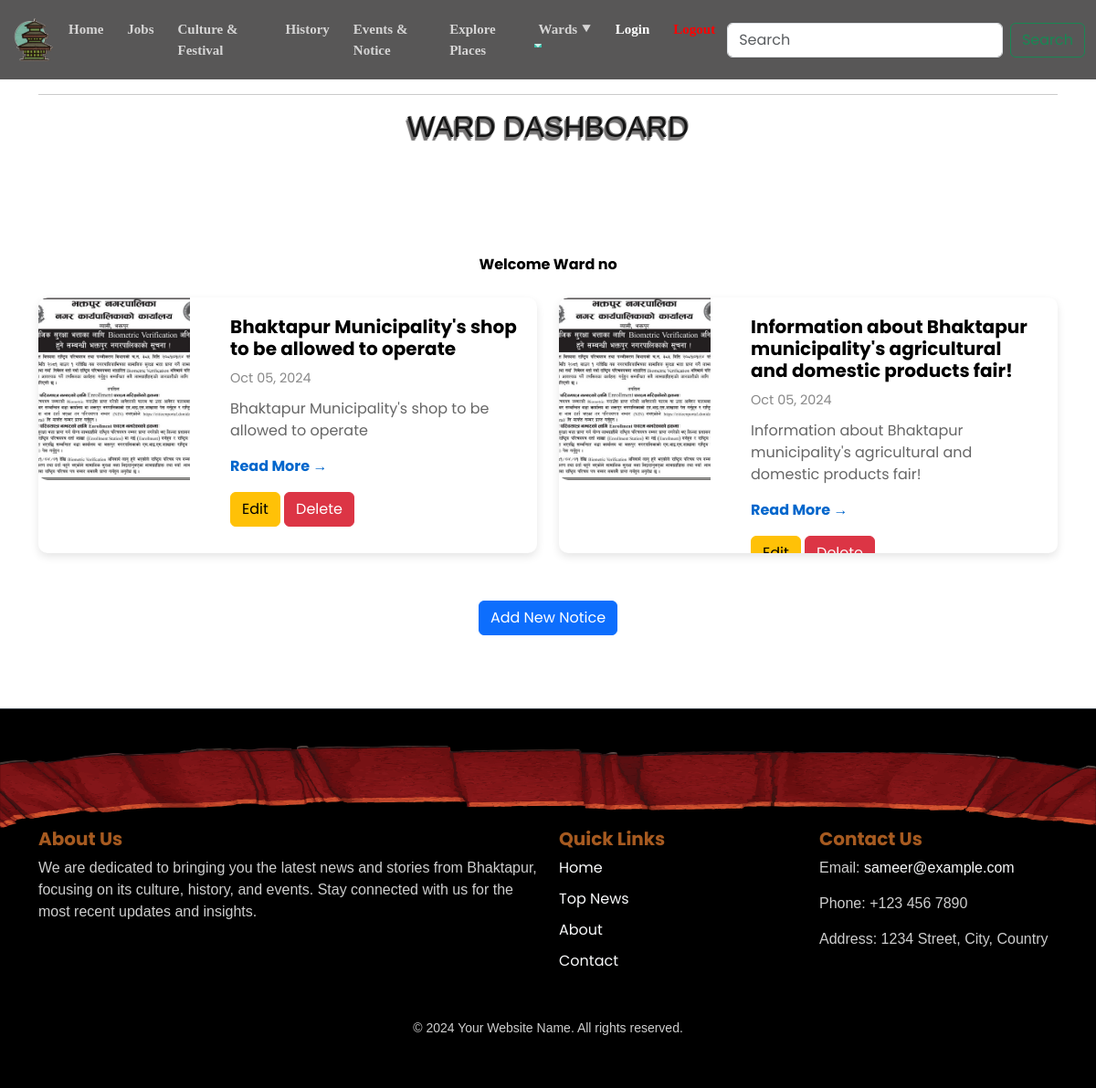
Page /user/dashboard/ (signed in) on the earlier database version.
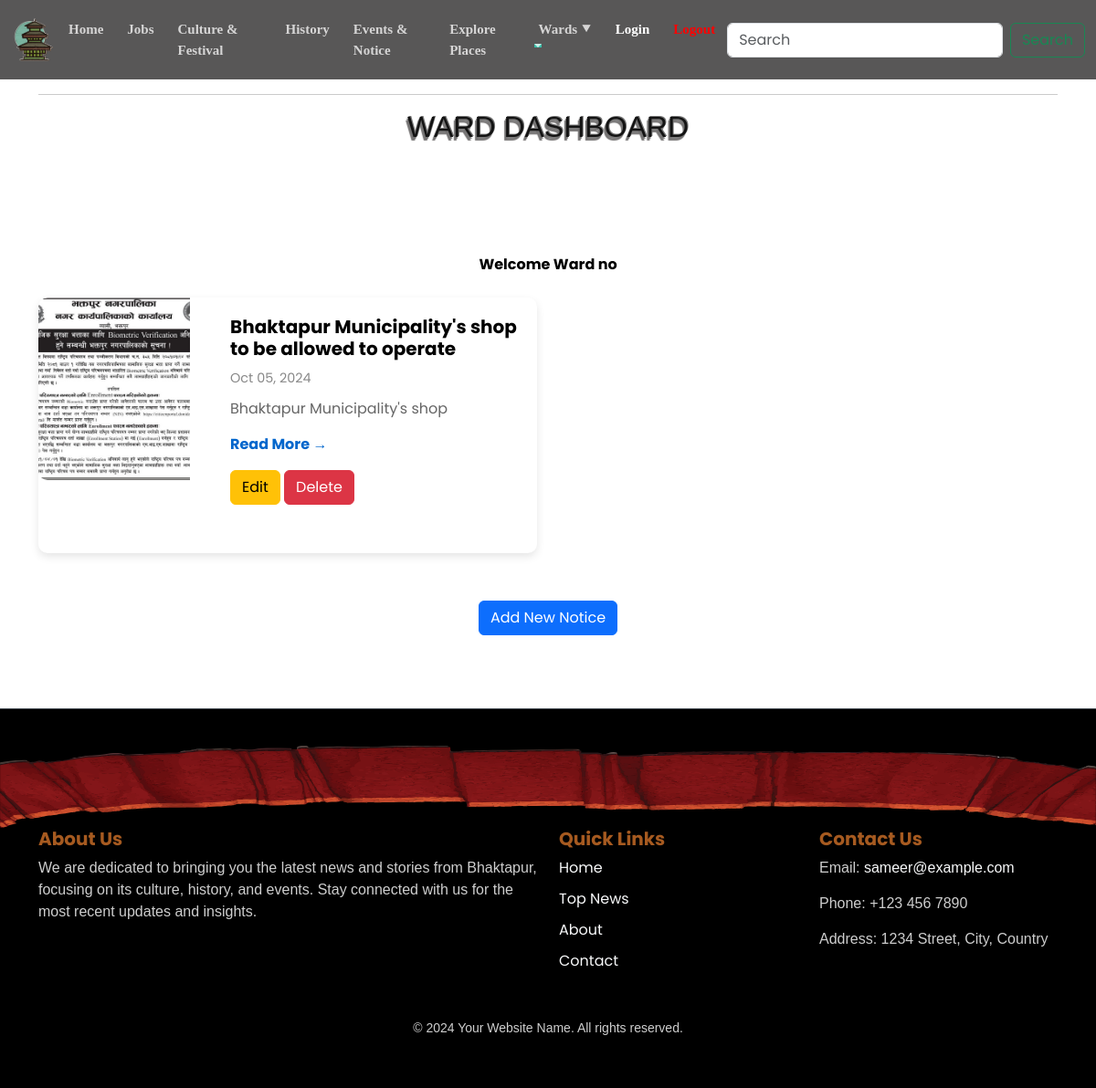
Same page on the later database version.
### ward/models.py (models this page shows, shortened)
class Ward(models.Model):
    name = models.ForeignKey(
        MyUser,
        on_delete=models.CASCADE,  # CASCADE to delete related Ward when the user is deleted
        related_name='wards'       # Allows reverse relation to get a user's wards (user.wards)
    )
    category = models.ForeignKey(
        Category,
        on_delete=models.CASCADE,
        limit_choices_to={'name__in': ['Events & Notice']},
        null=True  # Allow category to be blank if needed
    )
    title = models.CharField(max_length=100)
    body = models.TextField(null=True, blank=True)
    slug = AutoSlugField(populate_from='title', unique=True, max_length=50)
    image = models.ImageField(upload_to='ward/', blank=True, null=True)
    date_created = models.DateTimeField(default=timezone.now)

### user/views.py (the view)
# urls.py: path('dashboard/',views.dashboard,name="dashboard_page"),
@login_required
def dashboard(request):
    isSuccess = False
    if request.method == "GET":
        isSuccess = request.GET.get('data')
    ward_no = request.user.ward  # Ward name from MyUser
    ward_data = Ward.objects.filter(name__ward=ward_no)  # Filter Ward by the user's ward
    return render(request, 'dashboard/dashboard.html', {'ward_data': ward_data, 'isSuccess': isSuccess})

### templates/dashboard/dashboard.html (shortened to what this page needs)
{% include "components/navbar.html" %}
<div class="container category-section">
    <hr>
    <h2 class="section-title text-center">Ward Dashboard</h2>
    {% if ward_data %}
    <div class="row">
        <p class="ward-title" style="color: black ; text-align: center;font-weight: bold; " > Welcome Ward no {{item.name}}</p>
        {% for item in ward_data %}
        <div class="col-md-6 my-2 news-card">
            <div class="card horizontal-card">
                <div class="row no-gutters">
                    <div class="col-md-4">
                        <img src="{{ item.image.url }}" class="card-img-left" alt="{{ item.title }}">
                    </div>
                    <div class="col-md-8">
                        <div class="card-body">
                            <h5 class="card-title">
                                <a href="/details/{{ item.title }}">{{ item.title }}</a>
                            </h5>
                            <p class="card-date">{{ item.date_created|date:"M d, Y" }}</p>
                            <p class="card-text">{{ item.body|truncatewords:20|safe }}</p>
                            <a href="/details/{{ item.title }}" class="btn-read-more">Read More <span>&#x2192;</span></a>
                            <div class="mt-3">
                                <a href="/user/dashboard-edit/{{ item.id }}" class="btn btn-warning">Edit</a>
                                <a href="/user/dashboard-delete/{{ item.id }}" class="btn btn-danger" onclick="return confirm('Are you sure you want to delete this item?');">Delete</a>
                            </div>
                        </div>
                    </div>
                </div>
            </div>
        </div>
        {% endfor %}
    </div>
    <div class="text-center mt-4">
        <a href="/user/dashboard-create/" class="btn btn-primary">Add New Notice</a>
    </div>
    {% else %}
    <div class="text-center mt-5">
        <h3>No data found</h3>
        <a href="/user/dashboard-create/" class="btn btn-primary">Add New Notice</a>
    </div>
    {% endif %}
</div>
{% include "components/footer.html" %}

### templates/components/navbar.html (shortened to what this page needs)
<!DOCTYPE html>
<html lang="en">
<head>
    <link href="https://cdn.jsdelivr.net/npm/bootstrap@5.3.3/dist/css/bootstrap.min.css" rel="stylesheet">
     <link rel="stylesheet" href="/static/nav&footer.css" />
     <link rel="stylesheet" href="/static/pages_style/home.css" />
     <link rel="stylesheet" href="/static/pages_style/all_category.css"/>
     <link rel="stylesheet" href="/static/pages_style/details.css"/>
     <link rel="stylesheet" href="/static/pages_style/wardlogin.css"/>
     <link rel="stylesheet" href="/static/pages_style/edit.css"/>
</head>
<body>
    <nav class="navbar navbar-expand-lg fixed-top">
        <div class="container-fluid">
          <a href="/"><img src="/static/images/logo.png"  style="width: 50px;" alt="logo"/></a>
          <div class="collapse navbar-collapse" id="navbarScroll">
            <ul class="navbar-nav me-auto my-2 my-lg-0 navbar-nav-scroll" style="--bs-scroll-height: 100px;">
              <li class="nav-item">
                <a class="nav-link active" aria-current="page" href="/">Home</a>
              </li>
              <li class="nav-item">
                <a class="nav-link active {% if request.path == '/jobs/' %}active_bgcolor{% endif %}" href="/jobs/">Jobs</a>
              </li>
              <li class="nav-item">
                <a class="nav-link active {% if request.path == '/culture-tradition/' %}active_bgcolor{% endif %}" href="/culture-tradition/">Culture & Festival</a>
              </li>
              <li class="nav-item">
                <a class="nav-link active {% if request.path == '/history/' %}active_bgcolor{% endif %}" href="/history/">History</a>
              </li>
              <li class="nav-item">
                <a class="nav-link active {% if request.path == '/events-notice/' %}active_bgcolor{% endif %}" href="/events-notice">Events & Notice</a>
              </li>
              <li class="nav-item">
                <a class="nav-link active {% if request.path == '/explore-places/' %}active_bgcolor{% endif %}" href="/explore-places/">Explore Places</a>
              </li>
              <li class="nav-item dropdown">
                <a class="nav-link dropdown-toggle" href="#" id="navbarScrollingDropdown" role="button" data-bs-toggle="dropdown" aria-expanded="false">
                  Wards  &#11206;
                </a>
              </li>
              <li class="nav-item">
                <a class="nav-link active {% if request.path == '/user/' %}active_bgcolor{% endif %}" href="/user/" style="color: rgb(255, 255, 255) !important;">Login</a>
              </li>
              <li class="nav-item">
                <a class="nav-link " href="/logout/" style="color: red !important;">Logout</a>
              </li>
            </ul>
            <form class="d-flex" method="get" action="/search-details/">
              <input class="form-control me-2" name="query" type="search" placeholder="Search" aria-label="Search">
              <button class="btn btn-outline-success" type="submit">Search</button>
            </form>
          </div>
        </div>
      </nav>
</body>
</html>

### templates/components/footer.html
<footer class="footer">
<img src="/static/home_image/s1_1.svg"  />
    <div class="container">
        <div class="row">
            <div class="col-md-6">
                <h5>About Us</h5>
                <p>We are dedicated to bringing you the latest news and stories from Bhaktapur, focusing on its culture, history, and events. Stay connected with us for the most recent updates and insights.</p>
            </div>
            <div class="col-md-3">
                <h5>Quick Links</h5>
                <ul class="list-unstyled">
                    <li><a href="#">Home</a></li>
                    <li><a href="#">Top News</a></li>
                    <li><a href="#">About</a></li>
                    <li><a href="#">Contact</a></li>
                </ul>
            </div>
            <div class="col-md-3">
                <h5>Contact Us</h5>
                <p>Email: <a href="mailto:info@example.com">sameer@example.com</a></p>
                <p>Phone: +123 456 7890</p>
                <p>Address: 1234 Street, City, Country</p>
            </div>
        </div>
        <div class="row">
            <div class="col-12 text-center">
                <p>&copy; 2024 Your Website Name. All rights reserved.</p>
            </div>
        </div>
    </div>
</footer>

### static/nav&footer.css (style rules this page uses)
body { font-family: 'Poppins', sans-serif; color: #333; }
.navbar { background-color: rgb(0, 0, 0) !important; position: relative; transition: 0.2s ease-in; }
.navbar-brand, a.nav-link.active, .nav-link.dropdown-toggle, .navbar-toggler-icon { color: rgba(255, 255, 255, 0.752) !important; }
.nav-item a { font-weight: 600; margin: 5px; position: relative; overflow: hidden; font-size: 15px; color: black; z-index: 1; transition: color 0.3s ease-in-out; font-family: 'Merriweather', serif !important; }
.nav-item a::after { content: ""; position: absolute; left: 0; bottom: 0; width: 0; height: 2px; background-color: #39bda7; transition: width 0.3s ease-in-out; }
.footer { background-color: #000000; color: #cecece; padding: 40px 0; border-top: 1px solid #495057; position: relative; overflow: hidden; transition: 0.2s; margin-bottom: 0px; margin-top: 10vh; }
.footer h5 { font-weight: bold; color:rgb(166, 90, 32); position: relative; z-index: 1; }
.footer p, .footer a { position: relative; z-index: 1; }
.footer p { margin-bottom: 15px; font-family: Verdana, Geneva, Tahoma, sans-serif; }
.footer a { color: #f8f9fa; text-decoration: none; transition: color 0.3s, transform 0.3s; }
.footer ul.list-unstyled { padding-left: 0; list-style: none; }
.footer ul.list-unstyled li { margin-bottom: 10px; }
.footer ul.list-unstyled li a { color: #f8f9fa; transition: color 0.3s, transform 0.3s; }
.footer .text-center { margin-top: 20px; }
.footer .text-center p { margin-bottom: 0; font-size: 14px; }

### static/pages_style/home.css (style rules this page uses)
.row { margin-bottom: 15px; }
.card-img-left { width: 100%; height: 200px; object-fit: cover; border-top-left-radius: 10px; border-bottom-left-radius: 10px; }
.card-body { padding: 20px; display: flex; flex-direction: column; justify-content: center; }
.card-title { font-size: 1.25rem; font-weight: bold; margin-bottom: 10px; color: #333; }
.card-date { font-size: 0.9rem; color: #888; margin-bottom: 10px; }
.card-text { font-size: 1rem; color: #666; margin-bottom: 15px; }
.btn-read-more { font-size: 1rem; color: #0066cc; font-weight: bold; text-decoration: none; }
a { text-decoration: none !important; color: black; transition: 0.2s; }
.card-img-left, .culture-card .card-img-top { margin-bottom: 20px; width: 100%; height: 200px; object-fit: cover; }

### static/pages_style/all_category.css (style rules this page uses)
.category-section h2.section-title { font-family: "Avant Garde", Avantgarde, "Century Gothic", CenturyGothic, "AppleGothic", sans-serif; color: #131313; text-shadow: 1px -1px 0 #767676, -1px 2px 1px #737272, -2px 4px 1px #767474; text-transform: uppercase; text-rendering: optimizeLegibility; margin-bottom: 15vh; }
.category-section .horizontal-card { border: none; max-height: 280px; background-color: #fff; border-radius: 10px; box-shadow: 0 4px 10px rgba(0, 0, 0, 0.1); transition: transform 0.3s ease-in-out; display: flex; flex-direction: column; margin-bottom: 20px; height: 300px; overflow: hidden; }

Differences in the rows shown:
removed Ward: image (picture), title "Information about Bhaktapur municipality's agricultural and domestic products fair!", date_created "Oct 05, 2024", body "Information about Bhaktapur municipality's agricultural and domestic products fair!"
changed Ward "Bhaktapur Municipality's shop to be allowed to operate": body "Bhaktapur Municipality's shop to be allowed to operate" → "Bhaktapur Municipality's shop"
